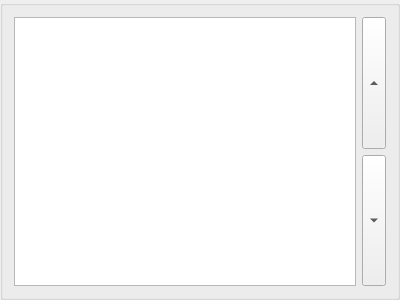
<?xml version="1.0" encoding="UTF-8"?>
<ui version="4.0">
 <class>ModulesList</class>
 <widget class="QGroupBox" name="ModulesList">
  <property name="geometry">
   <rect>
    <x>0</x>
    <y>0</y>
    <width>400</width>
    <height>300</height>
   </rect>
  </property>
  <property name="windowTitle">
   <string>Form</string>
  </property>
  <layout class="QHBoxLayout" name="horizontalLayout">
   <item>
    <widget class="QListWidget" name="list">
     <property name="sizePolicy">
      <sizepolicy hsizetype="Expanding" vsizetype="Preferred">
       <horstretch>0</horstretch>
       <verstretch>0</verstretch>
      </sizepolicy>
     </property>
     <property name="dragDropMode">
      <enum>QAbstractItemView::InternalMove</enum>
     </property>
     <property name="selectionMode">
      <enum>QAbstractItemView::ExtendedSelection</enum>
     </property>
    </widget>
   </item>
   <item>
    <layout class="QVBoxLayout" name="buttonsW">
     <item>
      <widget class="QToolButton" name="moveUp">
       <property name="sizePolicy">
        <sizepolicy hsizetype="Preferred" vsizetype="Preferred">
         <horstretch>0</horstretch>
         <verstretch>0</verstretch>
        </sizepolicy>
       </property>
       <property name="toolTip">
        <string>Move up</string>
       </property>
       <property name="text">
        <string>...</string>
       </property>
       <property name="arrowType">
        <enum>Qt::UpArrow</enum>
       </property>
      </widget>
     </item>
     <item>
      <widget class="QToolButton" name="moveDown">
       <property name="sizePolicy">
        <sizepolicy hsizetype="Preferred" vsizetype="Preferred">
         <horstretch>0</horstretch>
         <verstretch>0</verstretch>
        </sizepolicy>
       </property>
       <property name="toolTip">
        <string>Move down</string>
       </property>
       <property name="text">
        <string>...</string>
       </property>
       <property name="arrowType">
        <enum>Qt::DownArrow</enum>
       </property>
      </widget>
     </item>
    </layout>
   </item>
  </layout>
 </widget>
 <resources/>
 <connections/>
</ui>
